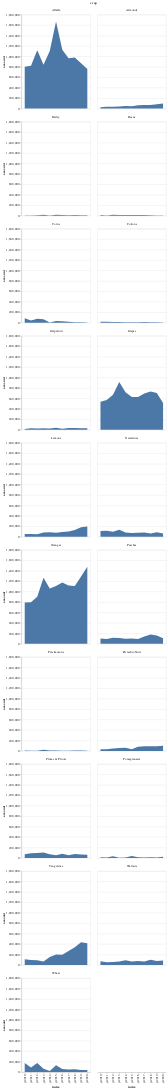

Here is the notebook cell this chart was saved with:
### Code cell
alt.Chart(df3, title='What is the most produced crop?').mark_area().encode(
    x='index:N',
    y='amount:Q').facet(facet='crop:N',columns=2)

### Figure 1 — Vega-Lite specification as saved in the notebook (floating-point values rounded to 4 significant figures; data arrays with more than 128 entries replaced by an {"elided": "..."} marker saying what was removed)
{"config": {"view": {"continuousWidth": 400, "continuousHeight": 300}}, "data": {"name": "data-a99ce80e6e4b33e0fbf22969050f6c35"}, "facet": {"field": "crop", "type": "nominal"}, "spec": {"mark": "area", "encoding": {"x": {"field": "index", "type": "nominal"}, "y": {"field": "amount", "type": "quantitative"}}, "title": "What is the most produced crop?"}, "columns": 2, "$schema": "https://vega.github.io/schema/vega-lite/v4.17.0.json", "datasets": {"data-a99ce80e6e4b33e0fbf22969050f6c35": {"elided": "209 records"}}}
